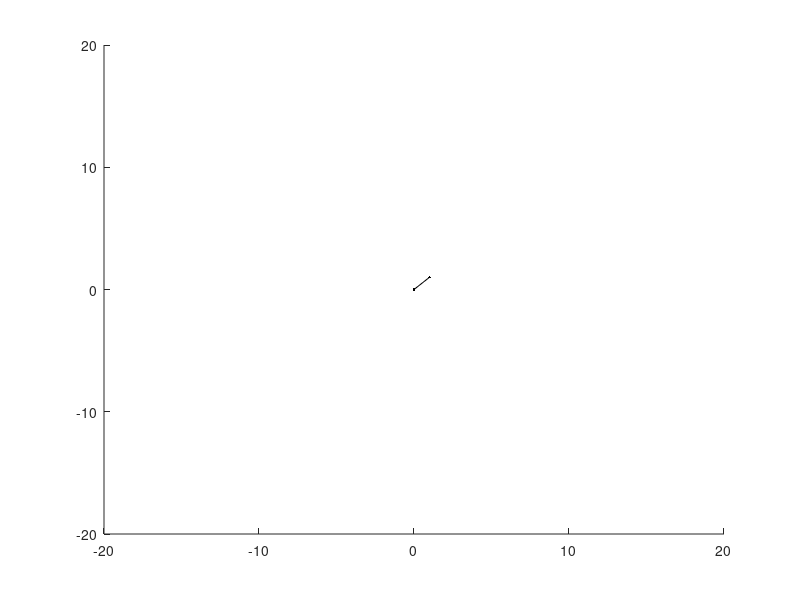

Here is the MATLAB script that generated this plot: (Note: this script raises an error after producing the figure.)
l=[5,5,5,5; % joint locations in local coordinates. Root is always at [0,0,0]
    0,0,0,0;
    0,0,0,0;]; 

w=[0,0,0,0; % joint axis in local coordinates.
    0,0,0,0;
    1,1,1,1;];

theta = [0,0,0,0]'; % initial rotations
P0=[0,0];
X=[5,10,0]'; % target
h=figure;
axis([-20,20,-20,20]);
pl = line('Marker','.');

while 1
    while 1
        % compute joint locations
        R1=Rot(theta(1),w(:,1));
        R2=Rot(theta(2),w(:,2));
        R3=Rot(theta(3),w(:,3));
        R4=Rot(theta(4),w(:,4));
        
        P1=R1*l(:,1);
        P2=R1*(l(:,1)+R2*l(:,2));
        P3=R1*(l(:,1)+R2*(l(:,2)+R3*l(:,3)));
        P4=R1*(l(:,1)+R2*(l(:,2)+R3*(l(:,3)+R4*l(:,4))));
        FK = P4;  % This is FK(theta)
                
        pl.XData = [P0(1),P1(1),P2(1),P3(1),P4(1)];
        pl.YData = [P0(2),P1(2),P2(2),P3(2),P4(2)];
        drawnow;

        % compute Jacobian
        J=zeros(3,4);
        J(:,1) = cross(w(:,1),R1*(l(:,1)+R2*(l(:,2)+R3*(l(:,3)+R4*l(:,4)))));
        J(:,2) = R1*cross(w(:,2),R2*(l(:,2)+R3*(l(:,3)+R4*l(:,4))));
        J(:,3) = R1*R2*cross(w(:,1),R3*(l(:,3)+R4*l(:,4)));
        J(:,4) = R1*R2*R3*(cross(w(:,1),R4*l(:,4)));
        
        % We want to minimize E(theta)=||FK(theta)-X||^2
        % grad E = J'*(FK(theta)-X)
        % Hess E = J'*J
        % We need to solve Hess E p = -grad E
        % => p = -inv(J'*J)*J*(FK(theta)-X)
        % it so happens that inv(J'*J)*J == pinv(J) and therefore
        p = -pinv(J)*(FK-X);
        if norm(p)<=0.0001
            break
        end
        theta=theta+p;
    end
   [Xc,Yc] = ginput(1);
   X=[Xc,Yc,0]'; % target
end

function R = Rot(alpha, w)
    w = w(:);
    w = w./sqrt(w'*w);
    ucross = [0, -w(3) w(2); w(3), 0, -w(1); -w(2), w(1), 0];
    R = cos(alpha)*eye(3) + sin(alpha)*ucross + (1-cos(alpha))*(w*w');
end
